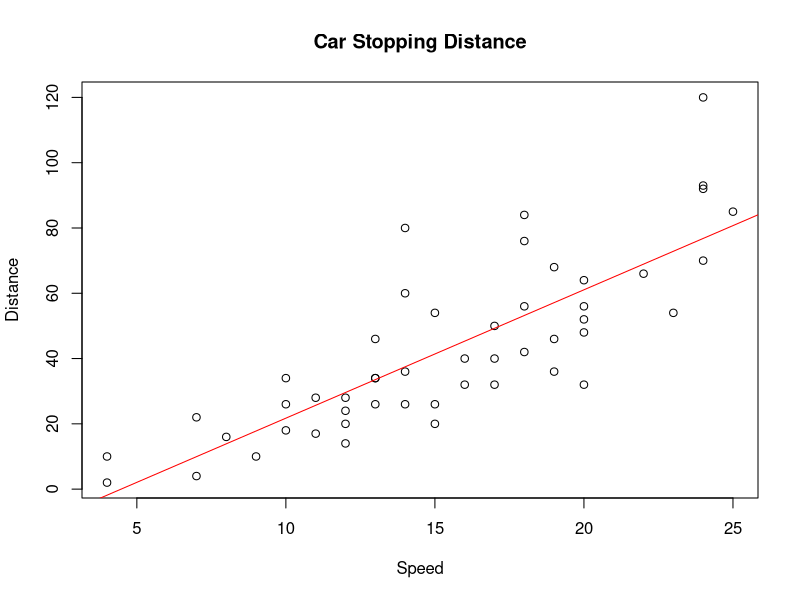

R code for this plot:
# load the data
data(cars)

# run the regression and summarize the results
model <- lm(dist ~ speed, data = cars)
summary(model)

# Extract the residuals
residuals <- residuals(model)

# Calculate the desired statistics
residual_stats <- c(min(residuals), quantile(residuals, probs = c(0.25, 0.5, 0.75)), max(residuals))

# Create a table for residuals
residual_table <- as.data.frame(t(data.frame(Statistic = c("Min", "Q1", "Median", "Q3", "Max"), Residual = residual_stats)))
colnames(residual_table) <- NULL
print(residual_table, digits = 4, quote = FALSE)

cat("\n\n")

# Create a table for coefficients
coef_table <- data.frame(
    Estimate = coef(model),  # Coefficient estimates
    Std_Error = summary(model)$coefficients[, "Std. Error"],  # Standard errors
    t_value = summary(model)$coefficients[, "t value"],  # t-values
    PR_greater_t = summary(model)$coefficients[, "Pr(>|t|)"]  # p-values
)
print(coef_table, digits = 4, na.print = "NA", quote = FALSE)

cat("\n\n")

# Plot the data and line of best fit
plot(cars$speed, cars$dist, xlab = "Speed", ylab = "Distance", main = "Car Stopping Distance")
abline(model, col = "red")